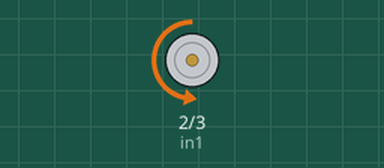
Simulated run of this sketch. Board: Arduino Uno, built with avr-gcc and run on an emulated ATmega328P. Parts: motor-driver pin pairs drawn as motors (green arrow = first pin HIGH = forward, orange = second pin HIGH = backward, longer = more drive, scaled by the enable pin).

Above: at 1.5 s.
At 3.5 s:
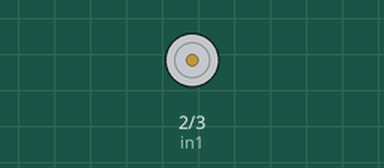
At 5.5 s:
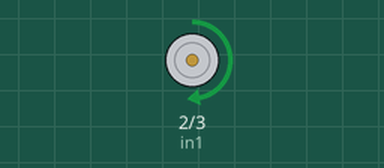
Timing chart, 0 to 10.4 s (numbered marks = the images above):
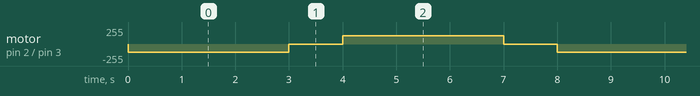

Measured:
- by itself, motor on pin 2 (in1) / pin 3 (in2): repeats every 8.0 s: stopped 1.0 s, forward 127/255 3.0 s, stopped 1.0 s, backward 127/255 3.0 s

The sketch:

dcMotor_code.ino
```cpp
int in1 = 2;
int in2 = 3;
int en1 = 5;

void setup()
{
  pinMode(in1,OUTPUT);
  pinMode(in2,OUTPUT);
  pinMode(en1,OUTPUT);
  // for full speed write below line
  digitalWrite(en1,HIGH);


  //for controlling speed, use below function call
  // 0 -- > motor stop 0% power
// 127 -- > motor run at 50% power
// 255 -- > motor run at 100% power
  analogWrite(5,127);
}

void loop()
{
  digitalWrite(in1,LOW);
  digitalWrite(in2,HIGH);

  delay(3000);

  digitalWrite(in1,LOW);
  digitalWrite(in2,LOW);
  delay(1000);

  digitalWrite(in1,HIGH);
  digitalWrite(in2,LOW);

  delay(3000);

  digitalWrite(in1,LOW);
  digitalWrite(in2,LOW);
  delay(1000);
}
```
